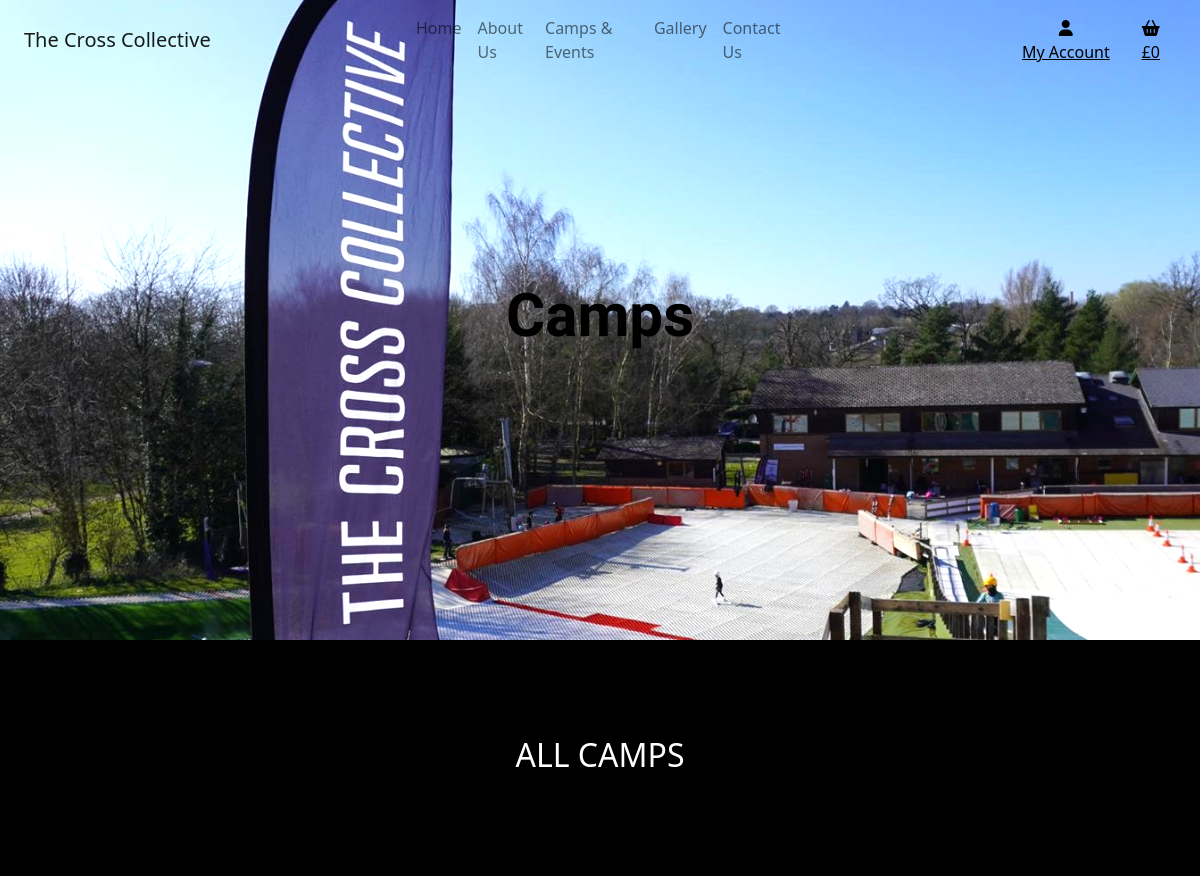
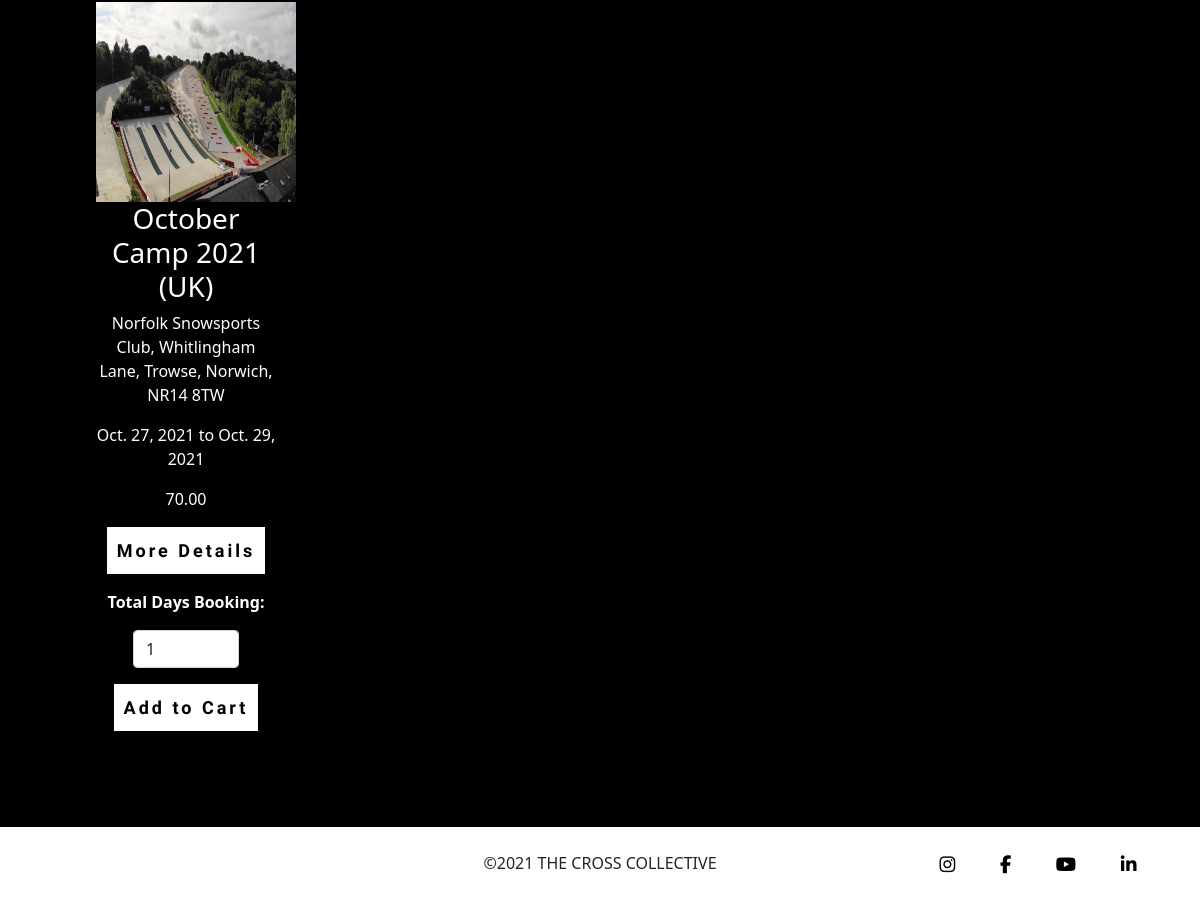
Page /camps/ on the earlier database version (2 pictures, top to bottom).
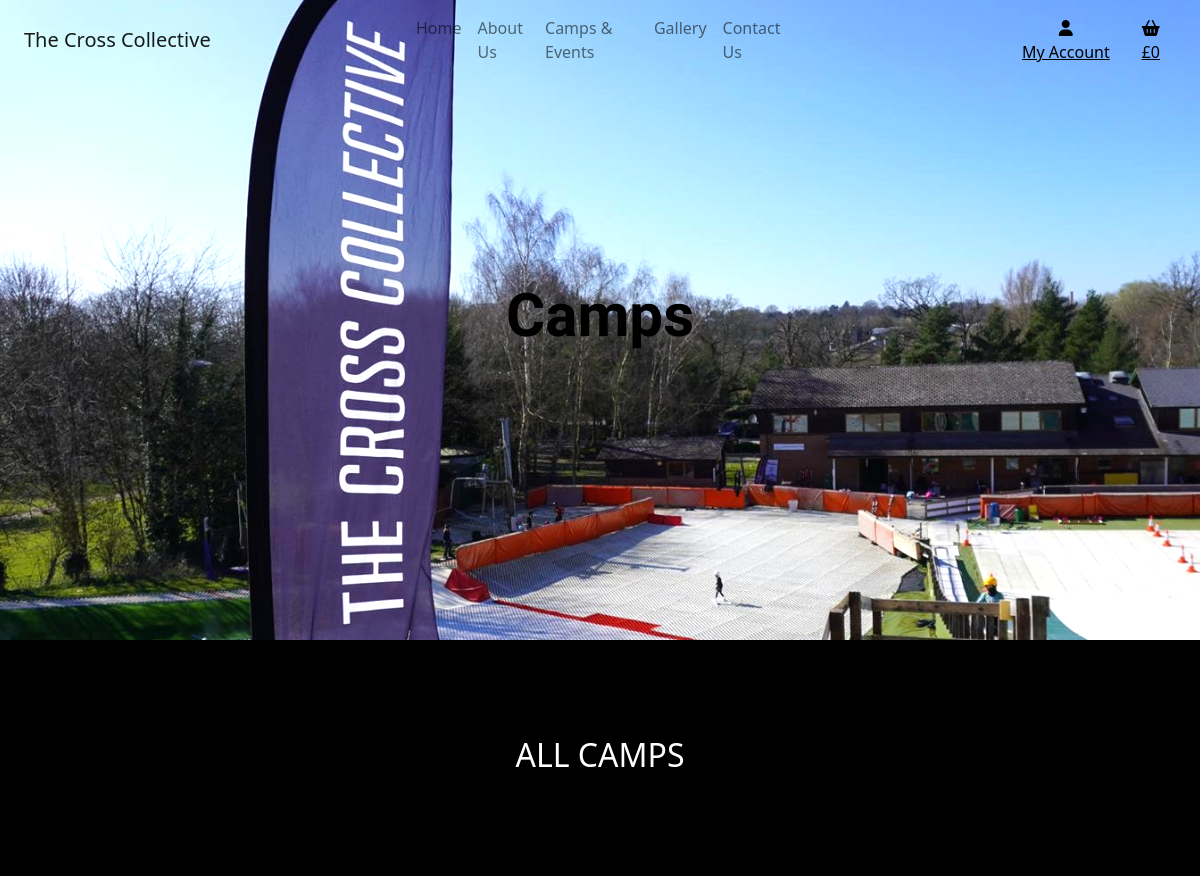
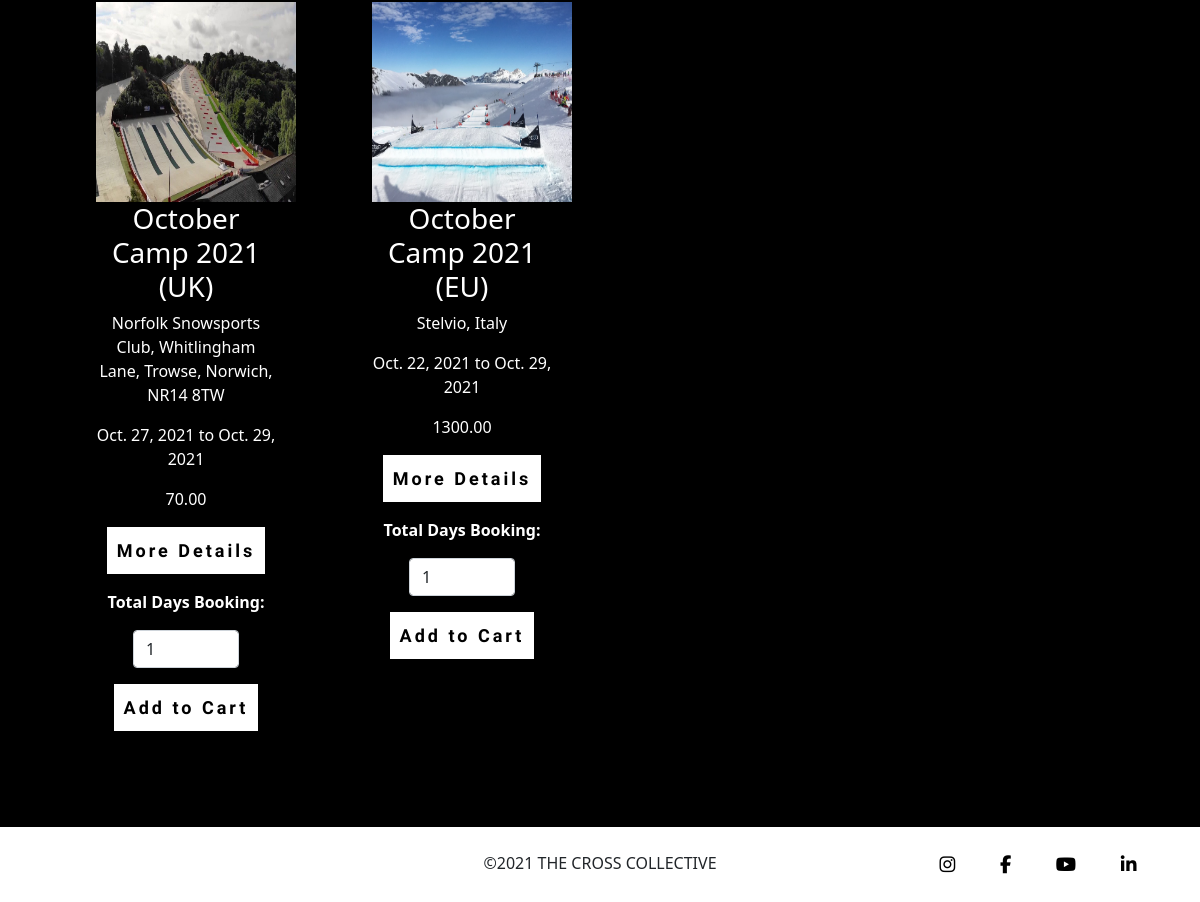
Same page on the later database version (2 pictures, top to bottom).
### camps/models.py (models this page shows, shortened)
class Camp(models.Model):
    category = models.ForeignKey('Category', null=True, blank=True, on_delete=models.SET_NULL)
    name = models.CharField(max_length=100)
    start_date = models.DateField()
    finish_date = models.DateField()
    location = models.CharField(max_length=254)
    price = models.DecimalField(max_digits=6, decimal_places=2)
    description = models.TextField()
    coaches = models.CharField(max_length=100)
    staff = models.CharField(max_length=100)
    image_url = models.URLField(max_length=1024, null=True, blank=True)
    image = models.ImageField(null=True, blank=True)

### camps/views.py (the view)
# urls.py: path('', views.all_camps, name='camps')
def all_camps(request):
    camps = Camp.objects.all()
    if request.GET:
        if 'category' in request.GET:
            categories = request.GET['category'].split(',')
            camps = camps.filter(category__name__in=categories)
    context = {
        'camps': camps,
    }
    return render(request, 'camps/camps.html', context)

### bag/contexts.py (called while the page is built, shortened)
def bag_contents(request):
    bag_items = []
    total = 0
    bag = request.session.get('bag', {})
    context = {
        'bag_items': bag_items,
        'total': total,
    }
    return context

### camps/templates/camps/camps.html (shortened to what this page needs)
{% extends 'base.html' %}
{% load static %}
{% block content %}
<section class="camp-hero-image">
    <div class="camp-hero-text">
        <h1>Camps</h1>
    </div>
</section>
<section class="bg-black text-white text-center p-5">
    <div class="row">
        <div class="col-12 p-5">
            <h2 class="text-uppercase">All Camps</h2>
        </div>
    </div>
    <div class="row">
        {% for camp in camps %}
        <div class="col-12 col-md-6 col-lg-3 p-5">
            {% if camp.image %}
            <img src="{{ camp.image.url }}" alt="" height="200" width="200">
            {% else %}
            <img src="/media/txc-noimage-fill.png" alt="" height="200" width="200">
            {% endif %}
            <h3>{{ camp.name }}</h3>
            <p>{{ camp.location }}</p>
            <p>{{ camp.start_date }} to {{ camp.finish_date }}</p>
            <p>{{ camp.price }}</p>
            <button class="button" type="button" data-bs-toggle="collapse" data-bs-target="#collapseExample"
                aria-expanded="false" aria-controls="collapseExample">
                More Details
            </button>
            <form class="form" action="{% url 'add_to_bag' camp.id %}" method="POST">
                <div class="form-row">
                    <div class="col-12">
                        <p class="my-3"><strong>Total Days Booking:</strong></p>
                    </div>
                    <div class="col-12 days-booking-input">
                        <div class="form-group">
                            <div class="input-group mb-3">
                                <input class="form-control qty_input" type="number" name="quantity" value="1" min="1" max="25" data-item_id="{{ camp.id }}" id="id_qty_{{ camp.id }}">
                            </div>
                        </div>
                    </div>
                    <div class="col-12">
                        <input type="submit" class="button" value="Add to Cart">
                    </div>
                </div>
            </form>
        </div>
        {% endfor %}
</section>
{% endblock %}

### templates/base.html (shortened to what this page needs)
{% load static %}
<!doctype html>
<html lang="en">
<head>
    <link href="https://cdn.jsdelivr.net/npm/bootstrap@5.1.3/dist/css/bootstrap.min.css" rel="stylesheet">
    <link rel="stylesheet" href="{% static 'css/base.css' %}">
</head>
<body>
    <nav class="navbar navbar-expand-lg navbar-light fixed-top">
        <div class="row container-fluid">
            <div class="col-12 col-lg-4">
                <a class="navbar-brand" href="{% url 'home' %}">The Cross Collective</a>
            </div>
            <div class="col-12 col-lg-4">
                <div class="collapse navbar-collapse justify-content-center" id="navbarNavDropdown">
                    <ul class="navbar-nav">
                        <li class="nav-item">
                            <a class="nav-link" href="{% url 'home' %}">Home</a>
                        </li>
                        <li class="nav-item">
                            <a class="nav-link" href="#">About Us</a>
                        </li>
                        <li class="nav-item dropdown">
                            <a class="nav-link" href="#" id="camp-event-dropdown" data-bs-toggle="dropdown" aria-haspopup="true" aria-expanded="false">Camps & Events</a>
                        </li>
                        <li class="nav-item">
                            <a class="nav-link" href="#">Gallery</a>
                        </li>
                        <li class="nav-item">
                            <a class="nav-link" href="#">Contact Us</a>
                        </li>
                    </ul>
                </div>
            </div>
            <div class="col-12 col-lg-4">
                <div class="float-end navbar-nav">
                    <div class="dropdown mx-3">
                        <a class="text-black" href="#" role="button" id="accountMenuLink" data-bs-toggle="dropdown" aria-expanded="false">
                            <div class="text-center">
                                <i class="fas fa-user"></i>
                                <p class="my-0">My Account</p>
                            </div>
                        </a>
                    </div>
                    <div class="mx-3">
                        <a class="text-black" href="{% url 'bag_view' %}">
                            <div class="text-center">
                                <i class="fas fa-shopping-basket"></i>
                                <p class="my-0">£{{ total }}</p>
                            </div>
                        </a>
                    </div>
                </div>
            </div>
        </div>
    </nav>
    {% block content %}
    {% endblock %}
    <footer class="bg-white p-3">
        <div class="row">
            <div class="col-12 col-lg-3">
            </div>
            <div class="col-12 col-lg-6 text-center">
                <p class="text-uppercase m-2">©2021 The Cross Collective</p>
            </div>
            <div class="col-12 col-lg-3 text-center">
                <ul class="list-inline social-links m-2">
                    <li class="list-inline-item">
                        <a class="text-black" href="https://www.instagram.com/" target="_blank" rel="noopener">
                            <i class="fab fa-instagram mx-3" aria-hidden="true"></i>
                        </a>
                    </li>
                    <li class="list-inline-item">
                        <a class="text-black" href="https://www.facebook.com/" target="_blank" rel="noopener">
                            <i class="fab fa-facebook-f mx-3" aria-hidden="true"></i>
                        </a>
                    </li>
                    <li class="list-inline-item">
                        <a class="text-black" href="https://www.youtube.com/" target="_blank" rel="noopener">
                            <i class="fab fa-youtube mx-3" aria-hidden="true"></i>
                        </a>
                    </li>
                    <li class="list-inline-item">
                        <a class="text-black" href="https://www.linkedin.com/" target="_blank" rel="noopener">
                            <i class="fab fa-linkedin-in mx-3" aria-hidden="true"></i>
                        </a>
                    </li>
                </ul>
            </div>
        </div>
    </footer>
</body>
</html>

### static/css/base.css (style rules this page uses)
.row { margin: 0; }
.col-12 { padding: 0; }
.button { background-color: #fff; color: #000; font-size: 18px; font-weight: 700; font-family: 'Scheherazade New', serif; letter-spacing: 3px; padding: 10px; border: 0; text-decoration: none; }
.social-links { color: #000; font-size: 18px; }
.camp-hero-image { height: 80vh; background: url('/media/camp-hero-image.jpg') no-repeat center center; background-size: cover; justify-content: center; align-items: center; display: flex; filter: brightness(120%); }
.camp-hero-text h1 { color: #000; font-family: 'Scheherazade New', serif; font-weight: 700; font-size: 60px; }
.days-booking-input { display: flex; justify-content: center; }

Differences in the rows shown:
added Camp: image (picture), name "October Camp 2021 (EU)", location "Stelvio, Italy", start_date "Oct. 22, 2021", finish_date "Oct. 29, 2021", price "1300.00"
